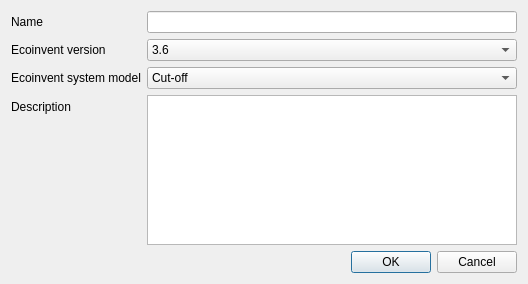
<?xml version="1.0" encoding="UTF-8"?>
<ui version="4.0">
 <class>Dialog</class>
 <widget class="QDialog" name="Dialog">
  <property name="geometry">
   <rect>
    <x>0</x>
    <y>0</y>
    <width>528</width>
    <height>284</height>
   </rect>
  </property>
  <property name="windowTitle">
   <string>Create New Recipe...</string>
  </property>
  <layout class="QGridLayout" name="gridLayout">
   <item row="0" column="0">
    <layout class="QFormLayout" name="formLayout">
     <item row="0" column="0">
      <widget class="QLabel" name="label">
       <property name="text">
        <string>Name</string>
       </property>
      </widget>
     </item>
     <item row="0" column="1">
      <widget class="QLineEdit" name="name"/>
     </item>
     <item row="1" column="0">
      <widget class="QLabel" name="label_2">
       <property name="text">
        <string>Ecoinvent version</string>
       </property>
      </widget>
     </item>
     <item row="2" column="0">
      <widget class="QLabel" name="label_3">
       <property name="text">
        <string>Ecoinvent system model</string>
       </property>
      </widget>
     </item>
     <item row="3" column="0">
      <widget class="QLabel" name="label_4">
       <property name="text">
        <string>Description</string>
       </property>
      </widget>
     </item>
     <item row="1" column="1">
      <widget class="QComboBox" name="ecoinvent_version">
       <item>
        <property name="text">
         <string>3.6</string>
        </property>
       </item>
       <item>
        <property name="text">
         <string>3.5</string>
        </property>
       </item>
       <item>
        <property name="text">
         <string>3.4</string>
        </property>
       </item>
       <item>
        <property name="text">
         <string>3.3</string>
        </property>
       </item>
       <item>
        <property name="text">
         <string>3.2</string>
        </property>
       </item>
       <item>
        <property name="text">
         <string>3.1</string>
        </property>
       </item>
       <item>
        <property name="text">
         <string>3.01</string>
        </property>
       </item>
      </widget>
     </item>
     <item row="2" column="1">
      <widget class="QComboBox" name="ecoinvent_system_model">
       <item>
        <property name="text">
         <string>Cut-off</string>
        </property>
       </item>
       <item>
        <property name="text">
         <string>Allocation at the point of subsitution (APOS)</string>
        </property>
       </item>
       <item>
        <property name="text">
         <string>Consequential</string>
        </property>
       </item>
      </widget>
     </item>
     <item row="3" column="1">
      <widget class="QTextEdit" name="description"/>
     </item>
    </layout>
   </item>
   <item row="1" column="0">
    <widget class="QDialogButtonBox" name="buttonBox">
     <property name="orientation">
      <enum>Qt::Horizontal</enum>
     </property>
     <property name="standardButtons">
      <set>QDialogButtonBox::Cancel|QDialogButtonBox::Ok</set>
     </property>
    </widget>
   </item>
  </layout>
 </widget>
 <resources/>
 <connections>
  <connection>
   <sender>buttonBox</sender>
   <signal>accepted()</signal>
   <receiver>Dialog</receiver>
   <slot>accept()</slot>
   <hints>
    <hint type="sourcelabel">
     <x>248</x>
     <y>254</y>
    </hint>
    <hint type="destinationlabel">
     <x>157</x>
     <y>274</y>
    </hint>
   </hints>
  </connection>
  <connection>
   <sender>buttonBox</sender>
   <signal>rejected()</signal>
   <receiver>Dialog</receiver>
   <slot>reject()</slot>
   <hints>
    <hint type="sourcelabel">
     <x>316</x>
     <y>260</y>
    </hint>
    <hint type="destinationlabel">
     <x>286</x>
     <y>274</y>
    </hint>
   </hints>
  </connection>
 </connections>
</ui>
